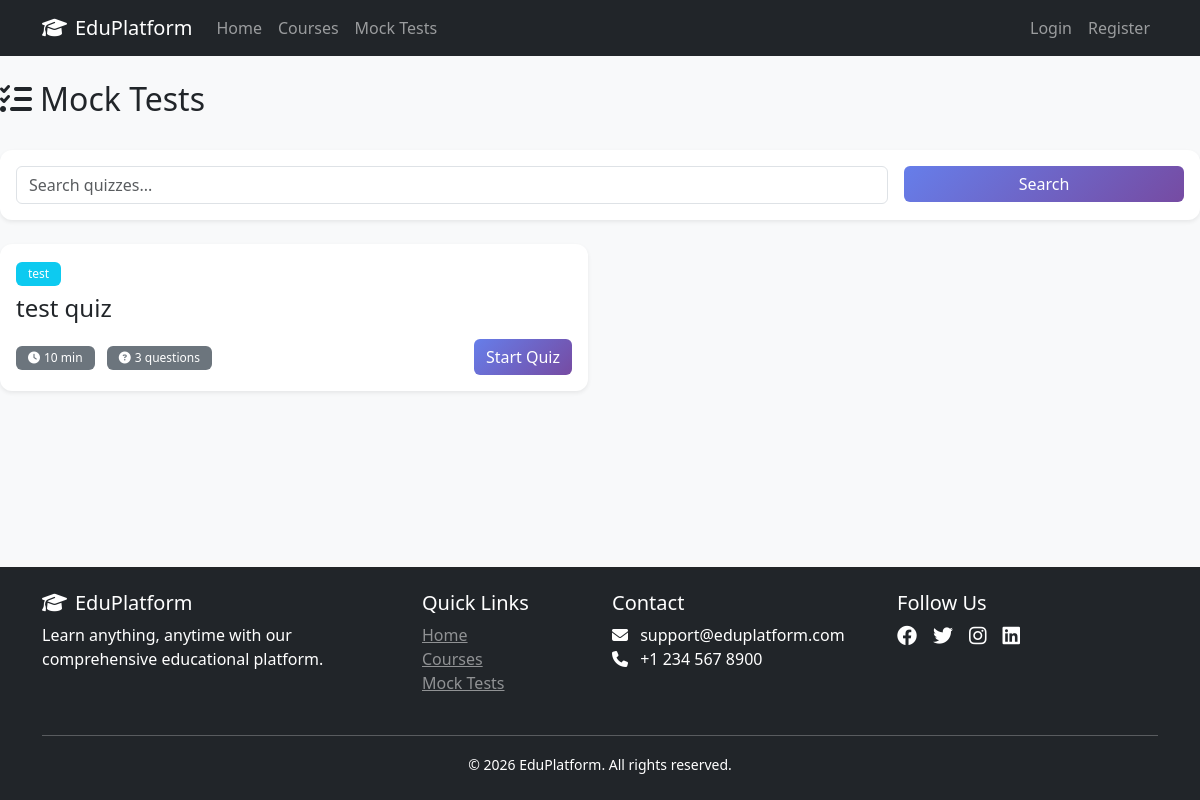
The app's page /quizzes/index.php with its own data.
### tables this page shows
CREATE TABLE `quizzes` (
  `id` int(11) NOT NULL,
  `course_id` int(11) NOT NULL,
  `title` varchar(200) NOT NULL,
  `description` text DEFAULT NULL,
  `duration` int(11) DEFAULT 30,
  `passing_score` int(11) DEFAULT 70,
  `created_at` timestamp NOT NULL DEFAULT current_timestamp()
);

CREATE TABLE `courses` (
  `id` int(11) NOT NULL,
  `category_id` int(11) NOT NULL,
  `title` varchar(200) NOT NULL,
  `slug` varchar(200) NOT NULL,
  `description` text DEFAULT NULL,
  `image_url` varchar(500) DEFAULT NULL,
  `price` decimal(10,2) DEFAULT 0.00,
  `level` enum('beginner','intermediate','advanced') DEFAULT 'beginner',
  `is_featured` tinyint(1) DEFAULT 0,
  `created_at` timestamp NOT NULL DEFAULT current_timestamp()
);

### config/functions.php (called while the page is built, shortened)
<?php
function sanitize($input) {
    return htmlspecialchars(trim($input), ENT_QUOTES, 'UTF-8');
}
?>

### quizzes/index.php (the view, shortened to what this page needs)
<?php
require_once '../config/database.php';
require_once '../config/functions.php';
include '../includes/header.php';
$search = isset($_GET['search']) ? trim($_GET['search']) : '';
$page = isset($_GET['page']) ? max(1, intval($_GET['page'])) : 1;
$offset = ($page - 1) * QUIZZES_PER_PAGE;
$where = "WHERE 1=1";
$params = [];
$sql = "SELECT q.*, c.title as course_title
        FROM quizzes q
        JOIN courses c ON q.course_id = c.id
        $where
        ORDER BY q.created_at DESC
        LIMIT ? OFFSET ?";
$params[] = QUIZZES_PER_PAGE;
$params[] = $offset;
$stmt = $pdo->prepare($sql);
$stmt->execute($params);
$quizzes = $stmt->fetchAll();
?>
<div class="row">
    <div class="col-12">
        <div class="d-flex justify-content-between align-items-center mb-4">
            <h2><i class="fas fa-tasks me-2"></i>Mock Tests</h2>
        </div>
        <div class="card shadow-sm mb-4">
            <div class="card-body">
                <form method="GET" class="row g-3">
                    <div class="col-md-9">
                        <input type="text" name="search" class="form-control" placeholder="Search quizzes..." value="<?php echo sanitize($search); ?>">
                    </div>
                    <div class="col-md-3">
                        <button type="submit" class="btn btn-primary w-100">Search</button>
                    </div>
                </form>
            </div>
        </div>
        <?php if (count($quizzes) > 0): ?>
            <div class="row">
                <?php foreach ($quizzes as $quiz):
                    $stmt = $pdo->prepare("SELECT COUNT(*) as count FROM questions WHERE quiz_id = ?");
                    $stmt->execute([$quiz['id']]);
                    $q_count = $stmt->fetch()['count'];
                ?>
                <div class="col-md-6 mb-4">
                    <div class="card quiz-card h-100 shadow-sm">
                        <div class="card-body">
                            <span class="badge bg-info"><?php echo sanitize($quiz['course_title']); ?></span>
                            <h4 class="card-title mt-2"><?php echo sanitize($quiz['title']); ?></h4>
                            <div class="d-flex justify-content-between align-items-center mt-3">
                                <div>
                                    <span class="badge bg-secondary me-2"><i class="fas fa-clock me-1"></i><?php echo $quiz['duration']; ?> min</span>
                                    <span class="badge bg-secondary"><i class="fas fa-question-circle me-1"></i><?php echo $q_count; ?> questions</span>
                                </div>
                                <a href="take.php?id=<?php echo $quiz['id']; ?>" class="btn btn-primary">Start Quiz</a>
                            </div>
                        </div>
                    </div>
                </div>
                <?php endforeach; ?>
            </div>
        <?php endif; ?>
    </div>
</div>
<?php include '../includes/footer.php'; ?>

### assets/css/style.css (style rules this page uses)
* { margin: 0; padding: 0; box-sizing: border-box; }
body { font-family: 'Segoe UI', Tahoma, Geneva, Verdana, sans-serif; background-color: #f8f9fa; min-height: 100vh; display: flex; flex-direction: column; }
.card { border: none; border-radius: 12px; box-shadow: 0 2px 10px rgba(0,0,0,0.08); transition: transform 0.3s ease, box-shadow 0.3s ease; }
.badge { padding: 6px 12px; font-weight: 500; }
.btn-primary { background: linear-gradient(135deg, #667eea 0%, #764ba2 100%); border: none; transition: transform 0.2s ease; }

### records on screen
quizzes: course.title "test", title "test quiz", duration "10", q_count "3"

### other values on screen
SITE_NAME "EduPlatform"
